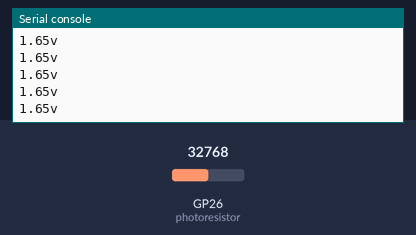
Bench run of a program on a simulated Raspberry Pi Pico running MicroPython. On the bench: the last lines printed to the serial console. The test bench sets the inputs (shaded band); at power-on: GP26 (photoresistor) = 32768 (analog values on the 0–65535 scale).

Above: at 1.2 s.
1.3 s: GP26 (photoresistor) set to 45874
At 1.49 s:
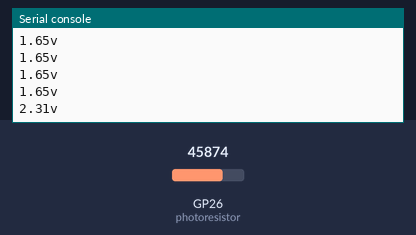
2.8 s: GP26 (photoresistor) set to 57670
At 2.87 s:
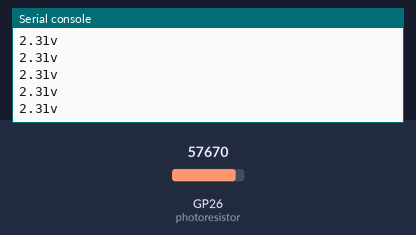
Timing chart, 0 to 5.8 s (numbered marks = the images above; inputs shaded):
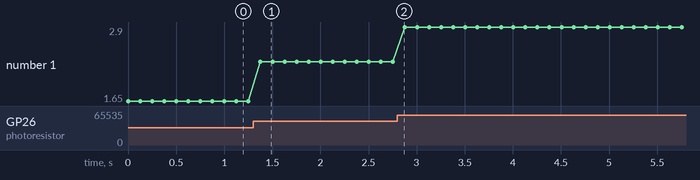

The program:

photoresistor.py
```python
import machine
import utime

# Max value of the ADC is 65535

ADCPin = const(26) #GP26

PicoVoltage = const(3.3)
ADC16BitRange = const(65536)

photoresistor = machine.ADC(ADCPin)
voltagePerDegree =  PicoVoltage / ADC16BitRange

while True:
    photoResistorReading = photoresistor.read_u16()
    print("{:.2f}v".format(photoResistorReading * voltagePerDegree))
    utime.sleep(.125)
```

Measured:
- after the input at 1.3 s, the serial console: prints a new line after 0.08 s (image 1)
- plotted number 1: 1.65 → 2.31 after the input at 1.3 s, 2.31 → 2.9 after the input at 2.8 s
